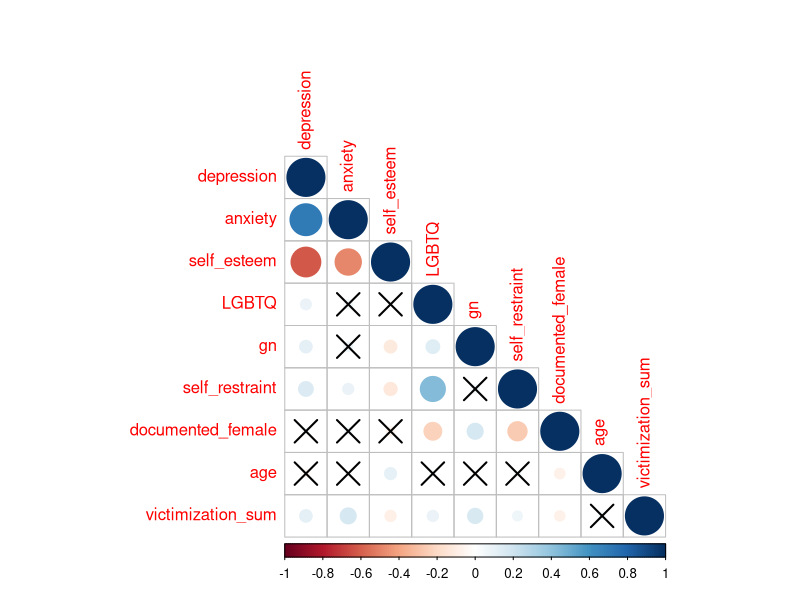

The R source for this figure: (Note: this script raises an error after producing the figure.)
## ---- chunk 1
knitr::opts_chunk$set(echo = TRUE)
## ---- chunk 2
df <- read.csv("lgbtPKU.csv")
dim(df)
## ---- chunk 3
library(dplyr)
library(tidyverse)
#renaming for categoricals and ordinals
df <- df %>%
  rename(
         grade = Q7,
         sexual_orientation = Q12,
         nonconformity_masculine = Q14,
         nonconformity_feminine = Q15,
         support_from_queer = Q25_行1,
         support_from_nonqueer = Q25_行1,
         )

#manipulations
df$age <- 33 - df$Q3
df$mainland <- ifelse(df$Q4 == 1, 1, 0)
df$han_ethnicity <- 2- df$Q5
df$department <- factor(df$Q6)
df$urban_residency <- ifelse(df$Q8 == 1, 1, 0)
df$self_restraint_teacher <- 5 - df$Q18
df$documented_male <- 2 - df$Q9
df$documented_female <- 1 - df$documented_male

df$assigned_male <- ifelse(df$Q10 != 3, 2 - df$Q10, NA)
df$assigned_female <- 1 - df$assigned_male

df$cisgender <- 2 - df$Q11
df$transgender <- 1 - df$cisgender

library(fastDummies)
df <- dummy_cols(df, select_columns = "sexual_orientation", remove_first_dummy = TRUE)

df$singleness <- ifelse(df$Q13 == 1, 1, 0)

df$gn <- ifelse(df$nonconformity_masculine == -3, 
             df$nonconformity_feminine, df$nonconformity_masculine)

df$outness <- 2 - df$Q16
df$out_to_teacher <- ifelse(df$Q17 == 1, 1, 0)
df$public_out = ifelse(df$Q21 == 1, 1, 0)
df$out_to_queer_friends = ifelse(df$Q23 == -3, 1, df$Q23)
df$out_to_nonqueer_friends = ifelse(df$Q24 == -3, 1, df$Q24)

#LGBTQ+
df$LGBTQ <- ifelse(df$Q10 != 3 & df$cisgender == 1 & df$sexual_orientation == 2, 0, 1)

#perceived LGBTQ+-affirming attitude
df$perceived_acceptance_teacher = 5 - df$Q19
df$perceived_acceptance_student = 5 - df$Q28

df$victimization_teacher <- 1 - df$Q20_选项17
df$victimization_student <- 1 - df$Q29_选项14
df$victimization_ever <- ifelse(df$victimization_teacher == 1 | df$victimization_student == 1, 1, 0)

#Self-restraint of gender expression
df$self_restraint_allstudent <- 10 - df$Q27_行1 - df$Q27_行2
df$self_restraint_otherLGBTQ <- 5 - df$Q27_行1
df$self_restraint_otherstudents <- 5 - df$Q27_行2
df$self_restraint <- df$self_restraint_teacher + df$self_restraint_allstudent - 3

# self-esteem: Rosenberg Self-Esteem Scale, RSES
df <- df %>%
  mutate(
    Q31_行3_r  = 6 - Q31_行3,
    Q31_行5_r  = 6 - Q31_行5,
    Q31_行8_r  = 6 - Q31_行8,
    Q31_行9_r  = 6 - Q31_行9,
    Q31_行10_r = 6 - Q31_行10)

df <- df %>%
  mutate(
    self_esteem = rowSums(
      select(., all_of(c(
        "Q31_行1", "Q31_行2", "Q31_行3_r", "Q31_行4", "Q31_行5_r",
        "Q31_行6", "Q31_行7", "Q31_行8_r", "Q31_行9_r", "Q31_行10_r"
      ))),
      na.rm = TRUE
    )
  )

# depression: Center for Epidemiologic Studies Depression Scale, CESD 9-item Chinese version
df <- df %>%
  mutate(
    Q30_行5_r = 5 - Q30_行5,
    Q30_行7_r = 5 - Q30_行7)

df <- df %>%
  mutate(
    depression = Q30_行1 + Q30_行2 + Q30_行3 + Q30_行4 + 
                 Q30_行5_r + Q30_行6 + Q30_行7_r + Q30_行8 + Q30_行9
  )

#anxiety: Generalized Anxiety Disorder Scale, GAD-7
df <- df %>%
  mutate(
    anxiety = rowSums(select(., all_of(c("Q32_行1", "Q32_行2", "Q32_行3", "Q32_行4", "Q32_行5", "Q32_行6", "Q32_行7"))),
                      na.rm = TRUE))
## ---- chunk 4
#check inconsistent cases
#transgender
df %>%
  filter((documented_female == 1 & assigned_male == 1 & transgender == 0) | (documented_male == 1 & assigned_female == 1 & transgender == 0))

#outness
df %>%
  filter((outness == 0 & out_to_teacher== 1) | (outness == 0 & public_out == 1))


#outness in nonLGBTQ
#SOGIE-based victimization among non-LGBTQ+
df %>%
  filter(LGBTQ == 0 & outness == 1)

df %>%
  filter(LGBTQ == 0 & out_to_teacher == 1)
## ---- chunk 5
#drop one inconsistent case
df1 <- df %>%
  filter(!((documented_female == 1 & assigned_male == 1 & transgender == 0) | (documented_male == 1 & assigned_female == 1 & transgender == 0)) %in% TRUE)
dim(df1)
## ---- chunk 6
#drop two cases that non-LGBTQ+ reported coming out
df1 <- df1 %>%
  filter(!(LGBTQ == 0 & outness == 1))
dim(df1)
## ---- chunk 7
#drop inconsistent case
#constantly filling the same value for multiple question matrices
df1 <- df1 %>%
  filter(!(index == 1273))
dim(df1)
## ---- chunk 8
#drop age under 18 (5 cases)
df1 <- df1 %>%
  filter(!(age < 18))
dim(df1)
## ---- chunk 9
df1 %>%
  select(LGBTQ, documented_female, transgender, sexual_orientation, 
         gn, outness, 
         age, mainland, han_ethnicity, department, grade, urban_residency, 
         victimization_teacher, victimization_student, victimization_ever ) %>%
  summary
## ---- chunk 10
#value counts
lapply(df1[,c('LGBTQ','sexual_orientation', 'gn', 'outness', 'out_to_queer_friends', 
              'out_to_nonqueer_friends', 'out_to_teacher', 'public_out',
             'victimization_teacher', 'victimization_student', 'victimization_ever')], table)
## ---- chunk 11
library(psych)
describe(df1[, c("depression", "anxiety")])
aggregate(depression ~ LGBTQ, data = df1, mean)
aggregate(depression ~ LGBTQ, data = df1, sd)
aggregate(anxiety ~ LGBTQ, data = df1, mean)
aggregate(anxiety ~ LGBTQ, data = df1, sd)
## ---- chunk 12
#self-restraint
table(df1$self_restraint_teacher)
table(df1$self_restraint_otherLGBTQ)
table(df1$self_restraint_otherstudents)

table(df1$self_restraint_allstudent)
table(df1$self_restraint)
summary(df1$self_restraint)
## ---- chunk 13
#review of self-restraint sum
sr_varlist <- c("self_restraint_teacher", "self_restraint_otherstudents", "self_restraint_otherLGBTQ", "self_restraint")

#restraint among LGBTQ+
print("Among LGBTQ+")
for (v in sr_varlist) {
  cat(":\n")
  df1 %>%
    filter(LGBTQ == 1) %>%
    count(.data[[v]]) %>%
    mutate(percent = n / sum(n) * 100) %>%
    print()
  cat("\n")
}

#restraint among non-LGBTQ+
print("Among non-LGBTQ+")
for (v in sr_varlist) {
  cat(":\n")
  df1 %>%
    filter(LGBTQ == 0) %>%
    count(.data[[v]]) %>%
    mutate(percent = n / sum(n) * 100) %>%
    print()
  cat("\n")
}
## ---- chunk 14
describe(df1$self_restraint)
## ---- chunk 15
aggregate(self_restraint ~ LGBTQ, data = df1, mean)
aggregate(self_restraint ~ LGBTQ, data = df1, sd)
aggregate(gn ~ LGBTQ, data = df1, mean)
aggregate(gn ~ LGBTQ, data = df1, sd)
## ---- chunk 16
#count
df1$victim_teacher_count <- rowSums(df1[, paste0('Q20_选项', 1:15)])
df1$victim_student_count <- rowSums(df1[, paste0('Q29_选项', 1:12)])
df1$victimization_count <- df1$victim_teacher_count + df1$victim_student_count

table(df1$victim_teacher_count)
table(df1$victim_student_count)
table(df1$victimization_count)
## ---- chunk 17
#Victimization weighted sum score
# microaggression *1; moderate violence & discrimination *2; severe violence *3
df1$victm_teacher_sum <- 
  1 * df1$Q20_选项1 + 1 * df1$Q20_选项3 + 1 * df1$Q20_选项4 +
  2 * df1$Q20_选项2 + 2 * df1$Q20_选项6 + 2 * df1$Q20_选项7 + 2 * df1$Q20_选项8 +
  2 * df1$Q20_选项9 + 2 * df1$Q20_选项10 + 2 * df1$Q20_选项11 + 2 * df1$Q20_选项12 + 2 * df1$Q20_选项15 +
  3 * df1$Q20_选项5 + 3 * df1$Q20_选项13 + 3 * df1$Q20_选项14
  
df1$victm_student_sum <-
  1 * df1$Q29_选项1 + 1 * df1$Q29_选项3 + 1 * df1$Q29_选项4 +
  2 * df1$Q29_选项2 + 2 * df1$Q29_选项6 + 2 * df1$Q29_选项7 + 2 * df1$Q29_选项8 +
  2 * df1$Q29_选项9 + 2 * df1$Q29_选项12 +
  3 * df1$Q29_选项5 + 3 * df1$Q29_选项10 + 3 * df1$Q29_选项11

df1$victimization_sum <- df1$victm_teacher_sum + df1$victm_student_sum

table(df1$victm_teacher_sum)
table(df1$victm_student_sum)
table(df1$victimization_sum)

df1 %>% slice_max(victm_teacher_sum, n = 10)
df1 %>% slice_max(victm_student_sum, n = 10)
df1 %>% slice_max(victimization_sum, n = 10)
## ---- chunk 18
describe(df1$victimization_sum)
aggregate(victimization_sum ~ LGBTQ, data =df1, mean)
aggregate(victimization_sum ~ LGBTQ, data =df1, sd)
## ---- chunk 19
#convert 1-5 to 0-1
df1$out_to_teacher_norm <- df1$out_to_teacher
df1$out_to_queer_friends_norm <- (df1$out_to_queer_friends - 1)/4  # 1-5 -> 0-1
df1$out_to_nonqueer_friends_norm <- (df1$out_to_nonqueer_friends - 1)/4  # 1-5 -> 0-1

table(df1$out_to_teacher_norm)
table(df1$out_to_queer_friends_norm)
table(df1$out_to_nonqueer_friends_norm)
print("----------")
print("binary outness:")
table(df1$outness)
print("outness-three score sum:")
df1$outness_sum <- rowSums(df1[,c("out_to_teacher_norm","out_to_queer_friends_norm","out_to_nonqueer_friends_norm")])
table(df1$outness_sum)
summary(df1$outness_sum)
## ---- chunk 20
keyvariables <- c("depression","anxiety", "self_esteem", "LGBTQ", "gn", "self_restraint",
                  "documented_female", "age", "victimization_sum")

corr <- corr.test(df1[, keyvariables])
r <- round(corr$r, 2)
p <- corr$p

stars <- ifelse(p < .001, "***",
         ifelse(p < .01, "**",
         ifelse(p < .05, "*", "")))

corr_table <- matrix(
  paste0(sprintf("%.2f", r), stars),
  nrow = nrow(r),
  dimnames = dimnames(r)
)

corr_table
diag(corr_table) <- ""

corr_table
## ---- chunk 21
corr_res <- corr.test(df1[, keyvariables])
corr_matrix <- corr_res$r
p_matrix <- corr_res$p

library(corrplot)

corrplot(corr_matrix, 
         method = "circle", 
         type = "lower",
         p.mat = p_matrix,       # 传入 p 值矩阵
         sig.level = 0.05,       # 显著性阈值
         insig = "pch") 
## ---- chunk 22
vars_regression <- c("LGBTQ", "documented_female", "victimization_sum", "gn", "self_restraint",
                     "age", "mainland", "han_ethnicity", "department","urban_residency"
                     )
  
formula_se <- as.formula(
  paste("self_esteem ~", paste(vars_regression, collapse = "+"))
)

formula_dep <- as.formula(
  paste("depression ~", paste(vars_regression, collapse = " + "))
)

formula_anx <- as.formula(
  paste("anxiety ~", paste(vars_regression, collapse = "+"))
)
## ---- chunk 23
model_se <- lm(formula_se, data = df1)
summary(model_se)
model_dep <- lm(formula_dep, data = df1)
summary(model_dep)
model_anx <- lm(formula_anx, data = df1)
summary(model_anx)
## ---- chunk 24
interaction_terms <- c("self_restraint * LGBTQ", "self_restraint * documented_female", "gn * documented_female")

formula_se_int <- as.formula(
  paste("self_esteem ~", paste(c(vars_regression, interaction_terms), collapse = "+"))
)

formula_dep_int <- as.formula(
  paste("depression ~", paste(c(vars_regression, interaction_terms), collapse = "+"))
)

formula_anx_int <- as.formula(
  paste("anxiety ~", paste(c(vars_regression, interaction_terms), collapse = "+"))
)
## ---- chunk 25
model_se_int <- lm(formula_se_int, data = df1)
summary(model_se_int)
model_dep_int <- lm(formula_dep_int, data = df1)
summary(model_dep_int)
model_anx_int <- lm(formula_anx_int, data = df1)
summary(model_anx_int)
## ---- chunk 26
#simple linear regression: Mental health ~ LGBTQ+ identity
s1s1_dep_model <- lm(depression ~ LGBTQ, data = df1)
summary(s1s1_dep_model)

s1s1_anx_model <- lm(anxiety ~ LGBTQ, data = df1)
summary(s1s1_anx_model)
## ---- chunk 27
library('lavaan')
s1_dep_model <- '
  depression ~ a*LGBTQ + b*victimization_sum + c*self_restraint + d*self_esteem + documented_female
  
  victimization_sum ~ f*LGBTQ + documented_female
  self_restraint ~ e*LGBTQ + g*self_esteem + documented_female
  self_esteem ~ h*victimization_sum + i*LGBTQ + documented_female

  #effects 
  total_indirect := c*e + c*g*h*f + d*h*f + b*f + i*d + i*g*c
  total_effect := a + total_indirect
'

s1_dep_fit <- sem(s1_dep_model, data=df1, estimator="ML", se="bootstrap" , bootstrap=1000)
summary(s1_dep_fit, standardized=TRUE, fit.measures=TRUE)
## ---- chunk 28
library('lavaan')
s1_dep_model <- '
  depression ~ a*LGBTQ + b*victimization_sum + c*self_restraint + d*self_esteem + documented_female
  
  victimization_sum ~ f*LGBTQ + documented_female
  self_restraint ~ e*LGBTQ + documented_female
  self_esteem ~ h*victimization_sum + i*LGBTQ + documented_female
  
  self_esteem ~~ self_restraint

  #effects 
  total_indirect := c*e + d*h*f + b*f + i*d
  total_effect := a + total_indirect
'

s1_dep_fit <- sem(s1_dep_model, data=df1, estimator="ML", se="bootstrap" , bootstrap=1000)
summary(s1_dep_fit, standardized=TRUE, fit.measures=TRUE)
## ---- chunk 29
s1_dep_model <- '
  depression ~ a*LGBTQ + b*victimization_sum + c*self_restraint + documented_female
  
  victimization_sum ~ d*LGBTQ + documented_female
  self_restraint ~ e*LGBTQ + documented_female

  #effects 
  total_indirect := b*d + c*e
  total_effect := a + total_indirect
'

s1_dep_fit <- sem(s1_dep_model, data=df1, estimator="ML", se="bootstrap" , bootstrap=1000)
summary(s1_dep_fit, standardized=TRUE, fit.measures=TRUE)
## ---- chunk 30
s1_dep_model <- '
  depression ~ a*LGBTQ + b*victimization_sum + c*self_restraint + documented_female
  
  victimization_sum ~ d*LGBTQ + documented_female
  self_restraint ~ e*LGBTQ + f*victimization_sum + documented_female

  #effects 
  total_indirect := b*d + c*e + d*f*c
  total_effect := a + total_indirect
'

s1_dep_fit <- sem(s1_dep_model, data=df1, estimator="ML", se="bootstrap" , bootstrap=1000)
summary(s1_dep_fit, standardized=TRUE, fit.measures=TRUE)
## ---- chunk 31
library('lavaan')
s1_anx_model <- '
  anxiety ~ a*LGBTQ + b*victimization_sum + c*self_restraint + documented_female
  
  victimization_sum ~ d*LGBTQ + documented_female
  self_restraint ~ e*LGBTQ + f*victimization_sum + documented_female

  #effects 
  total_indirect := b*d + c*e + d*f*c
  total_effect := a + total_indirect
'

s1_anx_fit <- sem(s1_anx_model, data=df1, estimator="ML", se="bootstrap" , bootstrap=1000)
summary(s1_anx_fit, standardized=TRUE, fit.measures=TRUE)
## ---- chunk 32
#simple linear regression: Mental health ~ Gender nonconformity
s2s1_dep_model <- lm(depression ~ gn, data = df1)
summary(s2s1_dep_model)

s2s1_anx_model <- lm(anxiety ~ gn, data = df1)
summary(s2s1_anx_model)
## ---- chunk 33
s2_dep_model <- '
  depression ~ a*gn + b*victimization_sum + c*self_restraint + documented_female
  
  victimization_sum ~ d*gn + documented_female
  self_restraint ~ e*gn + documented_female + f*victimization_sum

  gn ~ documented_female
  
  #effects 
  total_indirect := b*d + c*e + d*f*c
  total_effect := a + total_indirect
'

s2_dep_fit <- sem(s2_dep_model, data=df1, estimator="ML", se="bootstrap" , bootstrap=1000)
summary(s2_dep_fit, standardized=TRUE, fit.measures=TRUE)
## ---- chunk 34
df1$interaction_gn_LGBTQ <- df1$gn * df1$LGBTQ

s2_dep_model_moderated <- '
  depression ~ a*gn + b*victimization_sum + c*self_restraint + documented_female
  
  victimization_sum ~ d*gn + documented_female
  self_restraint ~ e*gn + f*victimization_sum + g*interaction_gn_LGBTQ + documented_female

  gn ~ documented_female
  
  #effects
  total_ind_nonLGBTQ := b*d + e*c + d*f*c
  total_ind_LGBTQ := b*d + (e+g)*c + d*f*c
  total_nonLGBTQ := a + total_ind_nonLGBTQ
  total_LGBTQ := a + total_ind_LGBTQ
'

s2_dep_fit_moderated <- sem(s2_dep_model_moderated, data=df1, estimator="ML", se="bootstrap" , bootstrap=1000)
summary(s2_dep_fit_moderated, standardized=TRUE, fit.measures=TRUE)
